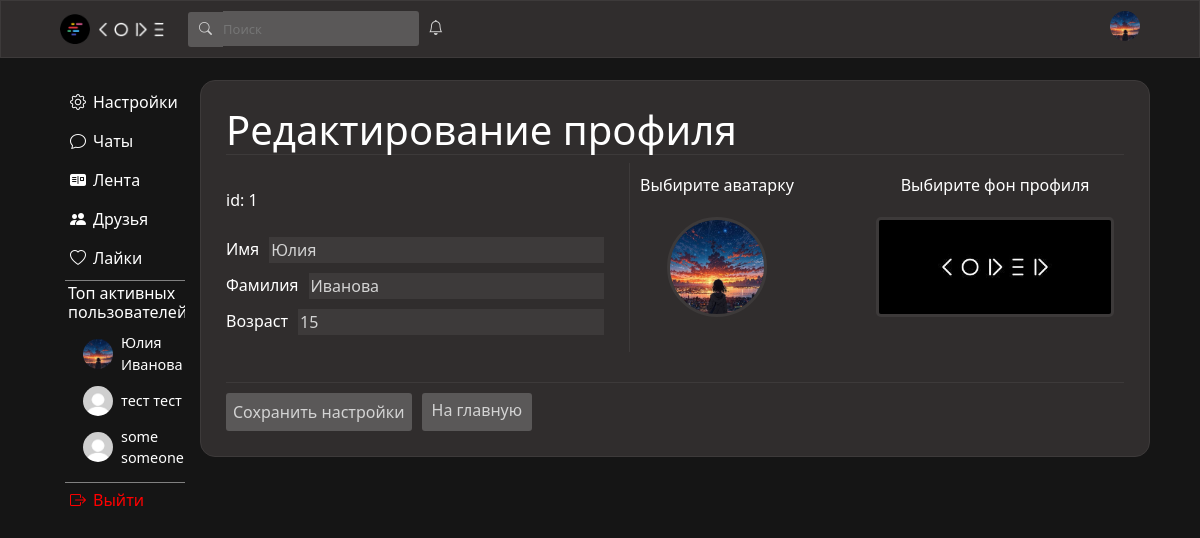
The app's page /settings (signed in) with its own data.
### data/users.py (models this page shows, shortened)
class User(SqlAlchemyBase, UserMixin, SerializerMixin):
    __tablename__ = "users"
    id = sqlalchemy.Column(sqlalchemy.Integer, primary_key=True, autoincrement=True)
    surname = sqlalchemy.Column(sqlalchemy.String)
    name = sqlalchemy.Column(sqlalchemy.String)
    age = sqlalchemy.Column(sqlalchemy.Integer)
    city = sqlalchemy.Column(sqlalchemy.String)
    email = sqlalchemy.Column(sqlalchemy.String, unique=True)
    hashed_password = sqlalchemy.Column(sqlalchemy.String)
    post_ids = sqlalchemy.Column(sqlalchemy.String)
    comment_ids = sqlalchemy.Column(sqlalchemy.String)
    post_like_ids = sqlalchemy.Column(sqlalchemy.String)
    post_like_guide_category_ids = sqlalchemy.Column(sqlalchemy.String)
    post_like_ideas_category_ids = sqlalchemy.Column(sqlalchemy.String)
    post_like_mems_category_ids = sqlalchemy.Column(sqlalchemy.String)
    post_like_common_category_ids = sqlalchemy.Column(sqlalchemy.String)
    friends_ids = sqlalchemy.Column(sqlalchemy.String)
    friends_requests = sqlalchemy.Column(sqlalchemy.String)
    own_requests = sqlalchemy.Column(sqlalchemy.String)
    chats_ids = sqlalchemy.Column(sqlalchemy.String)
    img_profile = sqlalchemy.Column(sqlalchemy.String)
    img_avatar = sqlalchemy.Column(sqlalchemy.String)
    sex = sqlalchemy.Column(sqlalchemy.String)
    private_chat_ids = sqlalchemy.Column(sqlalchemy.String)
    modified_date = sqlalchemy.Column(sqlalchemy.DateTime, default=datetime.datetime.now)
    comments = orm.relationship("Comments", back_populates='user')
    posts = orm.relationship("Posts", back_populates='user')

### server.py (the view, shortened to what this page needs)
@app.route("/settings", methods=["GET", "POST"])
def settings():
    if not current_user.is_authenticated:
        return redirect("/")
    form2 = SettingsForm()
    form = SerchUserForm()
    if form.validate_on_submit() and form.serch_user_id.data:
        return redirect(f"/id/{form.serch_user_id.data}")
    db_sess = db_session.create_session()
    friend_requests = current_user.friends_requests
    friends_from_request = []
    if friend_requests:
        for i in friend_requests.split(","):
            friends_from_request.append(db_sess.query(User).filter(User.id == int(i)).first())
    name = current_user.name
    surname = current_user.surname
    age = current_user.age
    form2.client_id.data = current_user.id
    if request.method == "GET":
        form2.name.data = name
        form2.surname.data = surname
        form2.age.data = age
        form2.client_id.data = current_user.id
        return render_template(
            "setings.html",
            form=form,
            ClientId=f"/id/{current_user.id}",
            form2=form2,
            friends_from_request=friends_from_request,
            seeFilter=False,
            top_users=get_activ(db_sess),
            user=current_user
        )

### forms/edit_profile.py
class SettingsForm(FlaskForm):
    client_id = StringField('ID', render_kw={'readonly': True})
    name = StringField('Имя', validators=[DataRequired()])
    surname = StringField('Фамилия', validators=[DataRequired()])
    age = IntegerField('Возраст', validators=[DataRequired()])
    avatar = FileField('Выбирите фото профиля')
    background = FileField('Выбирите фон профиля')
    submit = SubmitField('Сохранить настройки')

### forms/serch_user.py
class SerchUserForm(FlaskForm):
    serch_user_id = StringField()

### data/db_session.py (called while the page is built)
def create_session() -> Session:
    global __factory
    return __factory()

### server.py (called while the page is built)
def get_activ(db_sess):
    active_users = []
    for user in db_sess.query(User).all():
        likes_count = len(user.post_like_ids.split(",")) if user.post_like_ids else 0
        posts_count = len(user.post_ids.split(",")) if user.post_ids else 0
        activity_score = likes_count + 2 * posts_count
        if activity_score > 0:
            active_users.append({
                'user': user,
                'score': activity_score
            })
    active_users.sort(key=lambda x: x['score'], reverse=True)
    top_users = [item['user'] for item in active_users[:3]]
    return top_users

@login_manager.user_loader
def load_user(user_id):
    db_sess = db_session.create_session()
    return db_sess.query(User).get(user_id)

### templates/setings.html (shortened to what this page needs)
{% extends "base.html" %}
{% block content %}
    <div class="edit-profile-form">
        <h1 class="edit-title">Редактирование профиля</h1>
        <form method="post" enctype="multipart/form-data">
            <div style="display: flex; flex-direction: row;">
                <div class="grop-inputs">
                    <p class="id">id: {{ form2.client_id.data }}</p>
                    <div class="input-with-lbl">
                        {{ form2.name.label(class="edit-label-text") }}<br>
                        {{ form2.name(class="text-input-edit") }}
                    </div>
                    <div class="input-with-lbl">
                        {{ form2.surname.label(class="edit-label-text") }}<br>
                        {{ form2.surname(class="text-input-edit") }}
                    </div>
                    <div class="input-with-lbl">
                        {{ form2.age.label(class="edit-label-text") }}<br>
                        {{ form2.age(class="text-input-edit") }}
                    </div>
                </div>
                <div style="display: flex; flex-direction: row; justify-content: space-between; padding: 10px;" class="grop-inputs-file">
                    <div class="input-file-with-lbl">
                        <label style="display: flex; flex-direction: column; align-items: center; justify-content: center;" for="avatar" >
                            <p style="color: white; margin-bottom: 20px;">Выбирите аватарку</p>
                            <div style="position: relative; top:0; left: 0; width: 100px; height: 100px; border-color: #3d3a3a;" class="avatar-box">
                                <img id="avatar-preview" class="avatar-img" style="width: 100px; height: 100px;" src="{{ user.img_avatar or '../static/img/avatar.jpg' }}">
                            </div>
                        </label>
                    </div>
                    <div class="input-file-with-lbl">
                        <label style="display: flex; flex-direction: column; align-items: center; justify-content: center;" for="background" >
                            <p style="color: white; margin-bottom: 20px;">Выбирите фон профиля</p>
                            <div style="position: relative; top:0; left: 0; width: 238px; height: 100px; border-color: #3d3a3a; border-radius: 5px;" class="avatar-box">
                                <img id="background-preview" class="avatar-img" style="width: 238px; height: 100px;" src="{{ user.img_profile or '../static/img/profile_img.jpg' }}">
                            </div>
                        </label>
                    </div>
                </div>
            </div>
            <div style="border-top: 1px solid #3d3a3a; padding-top: 10px; margin-top: 30px;">
                <div style="display: flex; flex-direction: row;">{{ form2.submit(class="submit") }}<a style="color: lightgray; margin-left: 10px;" class="back-create-chat" href="/main">На главную</a></div>
            </div>
        </form>
    </div>
{% endblock %}

### templates/base.html (shortened to what this page needs)
<!DOCTYPE html>
<html lang="en">
<head>
    <link rel="stylesheet"
    href="https://cdn.jsdelivr.net/npm/bootstrap@5.0.0-beta1/dist/css/bootstrap.min.css"
>
        <link href="https://cdn.jsdelivr.net/npm/bootstrap@5.3.2/dist/css/bootstrap.min.css" rel="stylesheet">
    <link rel="stylesheet" href="https://cdn.jsdelivr.net/npm/bootstrap-icons@1.8.1/font/bootstrap-icons.css">
    <link rel="stylesheet" type="text/css" href="../static/css/style.css" />
</head>
<body>
    <header style="z-index: 99999999;">
        <div class="wrapper">
            <div style="text-align: left;">
                <img src="../static/img/logo.png" class="logo">
                <img src="../static/img/name.png" class="name">
                <form style="position: relative;" class="serch-form" method="post">
                    <i class="bi bi-search serch-img"></i>{{ form.serch_user_id(id="serch", class="serch", style="padding: 0px;", placeholder="Поиск") }}
                </form>
                <div style="display: inline-block; position: relative;">
                    <i onclick="event.stopPropagation()" class="bi bi-bell bell-style"></i>
                </div>
            </div>
            <div style="text-align: right; min-width: 30px;">
                <div class="avatar-box-heder">
                    {% if current_user.img_avatar %}
                        <a id="avatar-img-heder-linck" href={{ClientId}}><img class="avatar-img-heder" src="{{current_user.img_avatar}}" alt=""></a>
                    {% else %}
                        <a id="avatar-img-heder-linck" href={{ClientId}}><img class="avatar-img-heder" src="../static/img/avatar.jpg"></a>
                    {% endif %}
                </div>
            </div>
        </div>
    </header>
    <main>
        <div class="something">
            <div class="menu">
                <ul style="position: sticky; top: 70px;">
                    <li class="menu-li"><a href="/settings"><i style="margin-right: 7px;" class="bi bi-gear"></i>Настройки</a></li>
                    <li class="menu-li"><a href="/chats"><i style="margin-right: 7px;" class="bi bi-chat"></i>Чаты</a></li>
                    <li class="menu-li"><a href="/main"><i style="margin-right: 7px;" class="bi bi-postcard-fill"></i>Лента</a></li>
                    <li class="menu-li"><a href="/friends"><i style="margin-right: 7px;" class="bi bi-people-fill"></i>Друзья</a></li>
                    <li class="menu-li"><a href="/likes"><i style="margin-right: 7px;" class="bi bi-heart"></i>Лайки</a></li>
                    <li style="list-style: none; border-top: 1px solid gray; border-bottom: 1px solid gray; width: 120px; overflow: hidden; padding: 3px;">
                        <h6 style="color: white;">Топ активных пользователей:</h6>
                        {% if top_users %}
                            <div class="top-users-list" style="margin-left: 15px;">
                                {% for user in top_users[:3] %}
                                    <div class="top-user-item" style="margin-bottom: 10px;">
                                        <a href="/id/{{ user.id }}" style="display: flex; align-items: center; text-decoration: none; color: inherit;">
                                            <img src="{{ user.img_avatar or '../static/img/avatar.jpg' }}"
                                                 style="width: 30px; height: 30px; border-radius: 50%; margin-right: 8px; object-fit: cover;">
                                            <span style="color: white;">{{ user.name }} {{ user.surname }}</span>
                                        </a>
                                    </div>
                                {% endfor %}
                            </div>
                        {% else %}
                            <p style="color: #999; font-size: 0.9rem; margin-left: 15px;">Пока нет активных пользователей</p>
                        {% endif %}
                    </li>
                    {% if current_user.is_authenticated %}
                        <li style="color: red;" class="menu-li"><a style="color: red;" href="/logout"><i style="margin-right: 7px; color: red;" class="bi bi-box-arrow-right"></i>Выйти</a></li>
                    {% endif %}
                </ul>
            </div>
            <div class="user-info">
                {% block content %}{% endblock %}
            </div>
        </div>
    </main>
</body>
</html>

### static/css/style.css (style rules this page uses)
body { background-color: #151515; }
.wrapper { display: flex; justify-content: space-between; padding: 10px; width: 1100px; }
.logo { height: 30px; width: auto; margin-right: 5px; }
.top-users-list { margin-top: 10px; }
.top-user-item { transition: transform 0.2s; }
.top-user-item span { font-size: 0.9rem; color: #e0e0e0; }
.name { width: auto; height:15px; }
.serch-form { display: inline-block; }
.serch { box-sizing: border-box; border: none; background-color: #5a5858; color: lightgray; outline: 0; border-radius: 0px 3px 3px 0px; height: 35px; font-size: 13px; }
.serch-img { position: relative; display: inline-block; background-color: #5a5858; color: lightgray; border-radius: 3px 0px 0px 3px; height: 35px; width: 35px; text-align: center; line-height: 35px; font-size: 13px; margin-left: 20px; }
.bell-style { color: lightgray; margin-left: 5px; font-size: 15px; }
main { margin-top: 70px; display: flex; flex-direction: column; align-items: center; min-width: 1100px; }
.avatar-box { position: absolute; top:-65px; left: 20px; overflow:hidden; width:150px; height:150px; border: 3px solid #302d2d; border-radius: 50%; }
.avatar-img { position: absolute; top:50%; left:50%; transform:translate(-50%,-50%); width:150px; height:150px; object-fit:cover; }
.avatar-img-heder { position: absolute; top:50%; left:50%; transform:translate(-50%,-50%); width:30px; height:30px; object-fit:cover; }
.avatar-box-heder { position: relative; overflow:hidden; width:30px; height:30px; border-radius: 50%; }
.user-info { display: flex; flex-direction: column; align-items: center; }
.menu { width: 145px; margin-right: 5px; }
.menu-li { list-style-type: none; }
.menu-li:not(:last-child) { margin-bottom: 5px; }
.menu-li a, .menu-li p { display: block; color: white; border-radius: 5px; text-decoration: none; padding: 5px; }
.menu ul { margin-top: 15px; padding-left: 15px; }
.something { box-sizing: border-box; display: flex; flex-direction: row; justify-content: center; width: 1100px; }
header { top:0; position: fixed; display: flex; justify-content: center; background-color: #302d2d; border: 1px solid #3d3a3a; left: 0; right: 0; }
.edit-profile-form { box-sizing: border-box; width: 950px; padding: 25px; background-color: #302d2d; border: 1px solid #3d3a3a; border-radius: 15px; margin-top: 10px; }
.text-input-edit { width: 100%; box-sizing: border-box; background-color: #3d3a3a; color: lightgray; border: none; outline: 0; }
.edit-title { color: white; border-bottom: #3d3a3a 1px solid; }
.edit-label-text { color: white; margin-right: 10px; }
.id { margin-top: 25px; margin-bottom: 25px; color: white; }
.grop-inputs { box-sizing: border-box; width: 45%; text-align: left; padding-right: 25px; border-right: #3d3a3a 1px solid; }
.input-with-lbl { display: flex; flex-direction: row; }
.input-with-lbl:not(:last-child) { margin-bottom: 10px; }
.grop-inputs-file { width: 55%; }
.input-file-with-lbl:not(:last-child) { margin-bottom: 25px; }
.submit { border: none; color: lightgray; background-color: #5a5858; border-radius: 3px; padding: 7px; }
.back-create-chat { color: white; text-decoration: none; background-color: #5a5858; border-radius: 3px; padding: 5px 10px; }

### records on screen
User: shows a picture, name "Юлия", surname "Иванова", age "15", img_profile (picture)
User: name "тест", surname "тест"
User: name "some", surname "someone"
